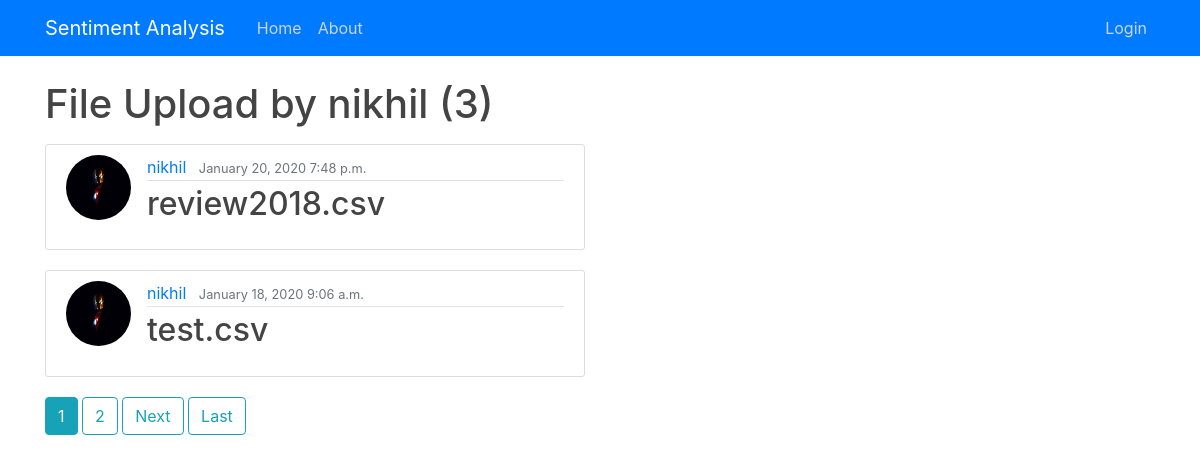
Before: /sentiment/filelist/user/nikhil with the older database file.
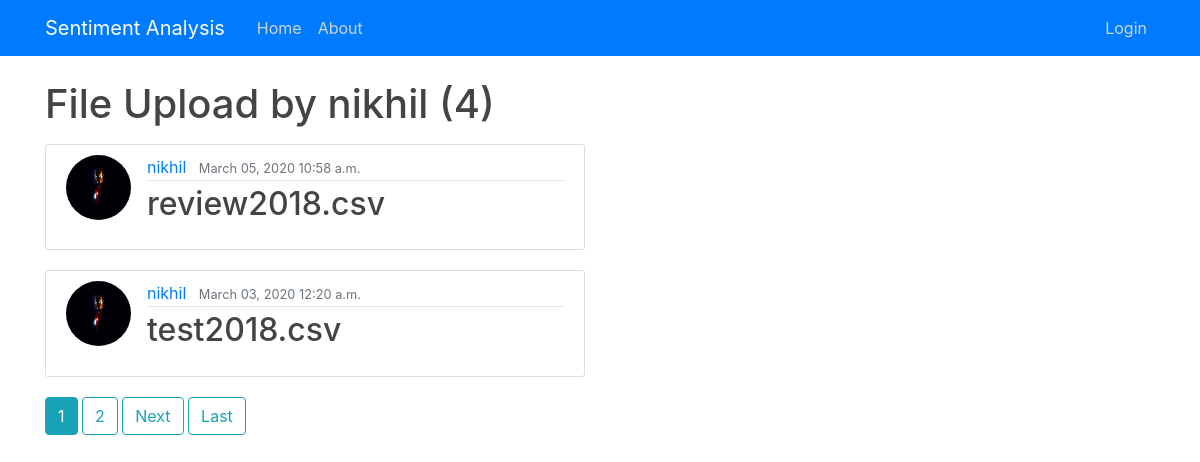
After: the same page with the newer database file.
### sentiment/models.py (models this page shows, shortened)
class fileupload(models.Model):
    filename = models.CharField(max_length=100)
    filetype = models.FileField(upload_to='filefolder')
    upload_date = models.DateTimeField(default=timezone.now)
    user = models.ForeignKey(User,on_delete=models.CASCADE)

### users/models.py (models this page shows, shortened)
class Profile(models.Model):
    user = models.OneToOneField(User, on_delete=models.CASCADE)
    image = models.ImageField(default='default.jpg', upload_to='profile_pics')

### sentiment/views.py (the view)
# urls.py: path('filelist/user/<str:username>',UserFileListView.as_view(),name='user-fileupload'),
class UserFileListView(ListView):
    model = fileupload
    template_name = 'sentiment/user_fileupload.html'
    context_object_name = 'file'
    paginate_by = 2
    def get_queryset(self):
        user = get_object_or_404(User, username=self.kwargs.get('username'))
        return fileupload.objects.filter(user=user).order_by('-upload_date')

### sentiment/templates/sentiment/user_fileupload.html (shortened to what this page needs)
{% extends "sentiment/base.html" %}
{% block content %}
    <h1 class="mb-3">File Upload by {{ view.kwargs.username }} ({{ page_obj.paginator.count }})</h1>
    {% for file in file %}
    <div class="row">
        <div class="col-md-6">
            <article class="media content-section">
                <img class="rounded-circle article-img" src="{{ file.user.profile.image.url }}" alt="user-img">
                <div class="media-body">
                  <div class="article-metadata">
                    <a class="mr-2" href="#">{{ file.user }}</a>
                    <small class="text-muted">{{ file.upload_date|date:"F d, Y P" }}</small>
                  </div>
                  <h2><a class="article-title" href="#">{{ file.filename }}</a></h2>
                </div>
              </article>
        </div>
    </div>
    {% endfor %}
    {% if is_paginated %}
          {% for num in page_obj.paginator.page_range %}
            {% if page_obj.number == num %}
              <a class="btn btn-info mb-4" href="?page={{ num }}">{{ num }}</a>
            {% elif num > page_obj.number|add:'-3' and num < page_obj.number|add:'3'%}
            <a class="btn btn-outline-info mb-4" href="?page={{ num }}">{{ num }}</a>
            {% endif %}
          {% endfor %}
          {% if page_obj.has_next %}
            <a class="btn btn-outline-info mb-4" href="?page={{ page_obj.next_page_number }}">Next</a>
            <a class="btn btn-outline-info mb-4" href="?page={{ page_obj.paginator_page_number }}">Last</a>
          {% endif %}
    {% endif %}
{% endblock content %}

### sentiment/templates/sentiment/base.html (shortened to what this page needs)
{% load static %}
{% load static %}
<!DOCTYPE html>
<html>
    <head>
        <link rel="stylesheet" href="https://maxcdn.bootstrapcdn.com/bootstrap/4.0.0/css/bootstrap.min.css">
        <link rel="stylesheet" href="https://stackpath.bootstrapcdn.com/bootstrap/4.4.1/css/bootstrap.min.css">
        <link rel="stylesheet" type="text/css" href="{% static 'sentiment/main.css' %}">
        <link rel="stylesheet" href="https://cdnjs.cloudflare.com/ajax/libs/font-awesome/4.7.0/css/font-awesome.min.css">
    </head>
<body>
    {% include 'sentiment/navbar.html' %}
    <div role="main" class="container">
        <div class="row">
            <div class="col-md-12">
                {% block content %}
                {% endblock %}
            </div>
          </div>
        </div>
</body>
</html>

### sentiment/templates/sentiment/navbar.html (shortened to what this page needs)
{% load static %}
<!DOCTYPE html>
<html>
<head>
    <link rel="stylesheet" href="https://maxcdn.bootstrapcdn.com/bootstrap/4.0.0/css/bootstrap.min.css">
    <link rel="stylesheet" type="text/css" href="{% static 'sentiment/main.css' %}">
</head>
<header class="site-header">
    <nav class="navbar navbar-expand-md navbar-dark bg-primary fixed-top" style="background-color: #417a35d0;">
      <div class="container">
        <a class="navbar-brand mr-4" href="{% url 'home' %}">Sentiment Analysis</a>
        <div class="collapse navbar-collapse" id="navbarToggle">
            <div class="navbar-nav mr-auto">
                <a class="nav-item nav-link" href="{% url 'home' %}">Home</a>
                <a class="nav-item nav-link" href="{% url 'about' %}">About</a>
            </div>
            <div class="navbar-nav">
                {% if user.is_authenticated %}
                    <a class="nav-item nav-link" href="{% url 'profile' %}">Profile : {{ user.username }}</a>
                    <a class="nav-item nav-link" href="{% url 'logout' %}">Logout</a>
                {% else %}
                    <a class="nav-item nav-link" href="{% url 'login' %}">Login</a>
                {% endif %}
            </div>
        </div>
      </div>
    </nav>
</header>

### sentiment/static/sentiment/main.css (style rules this page uses)
body { background-color: #ffffff; color: #333333; margin-top: 5rem; }
h1, h2, h3, h4, h5, h6 { color: #444444; }
.site-header .navbar-nav .nav-link { color: #cbd5db; }
.content-section { background: #ffffff; padding: 10px 20px; border: 1px solid #dddddd; border-radius: 3px; margin-bottom: 20px; }
.article-title { color: #444444; }
.article-img { height: 65px; width: 65px; margin-right: 16px; }
.article-metadata { padding-bottom: 1px; margin-bottom: 4px; border-bottom: 1px solid #e3e3e3 }

Changed rows visible on the page:
removed fileupload: user.profile.image (picture), user "nikhil", upload_date "January 20, 2020 7:48 p.m.", filename "review2018.csv"
removed fileupload: user.profile.image (picture), user "nikhil", upload_date "January 18, 2020 9:06 a.m.", filename "test.csv"
added fileupload: user.profile.image (picture), user "nikhil", upload_date "March 05, 2020 10:58 a.m.", filename "review2018.csv"
added fileupload: user.profile.image (picture), user "nikhil", upload_date "March 03, 2020 12:20 a.m.", filename "test2018.csv"
Other visible differences:
{{ page_obj.paginator.count }}: "3" → "4"
